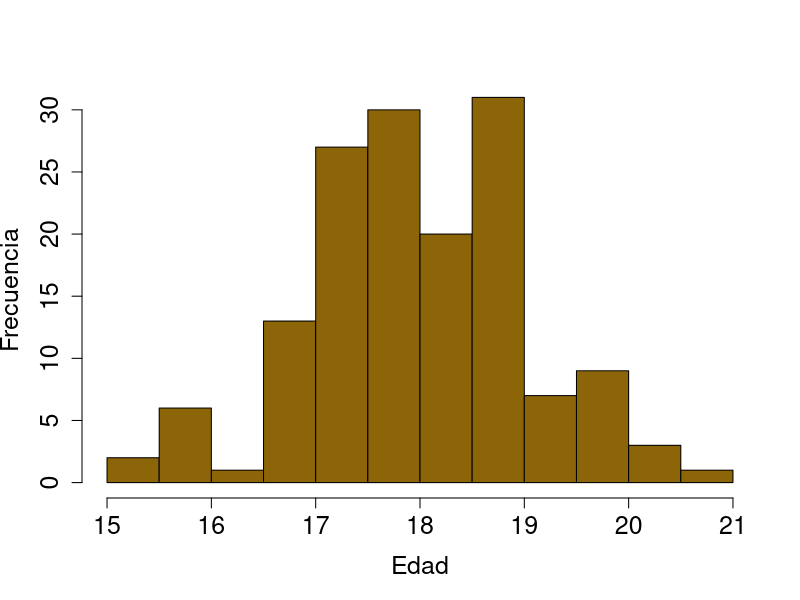
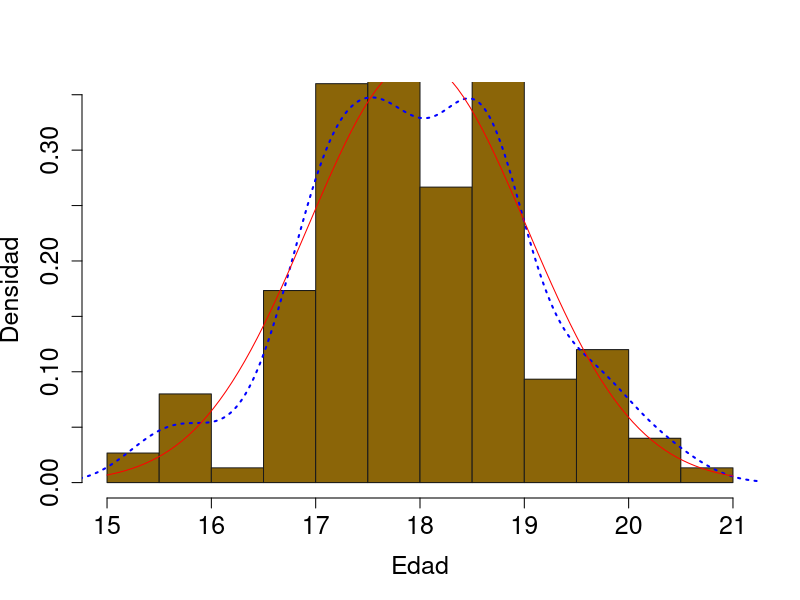
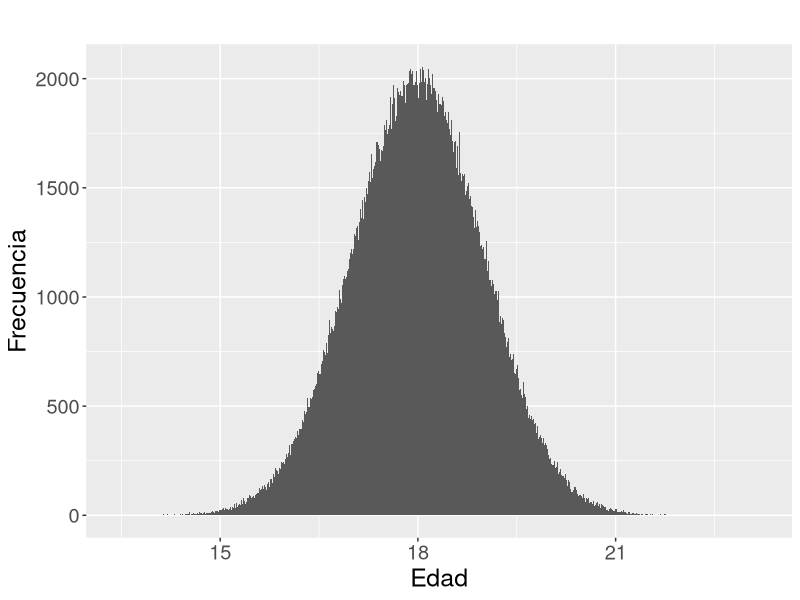
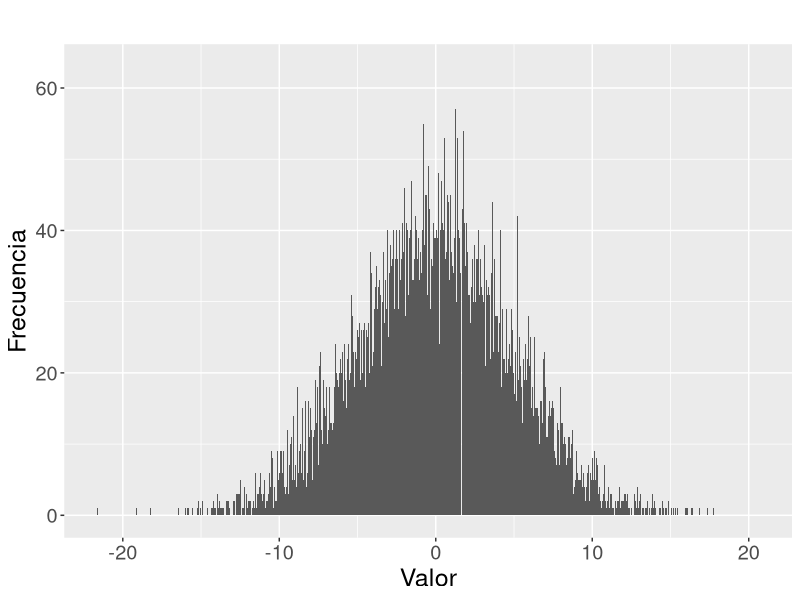
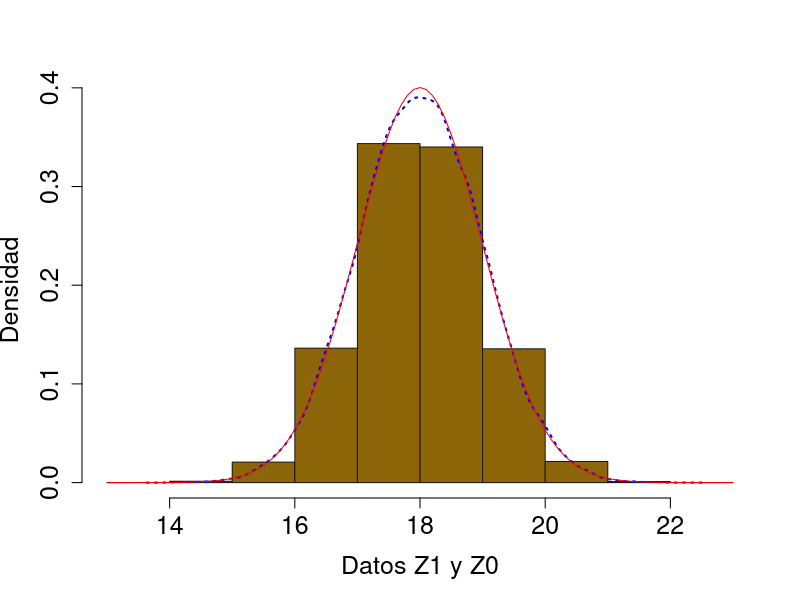
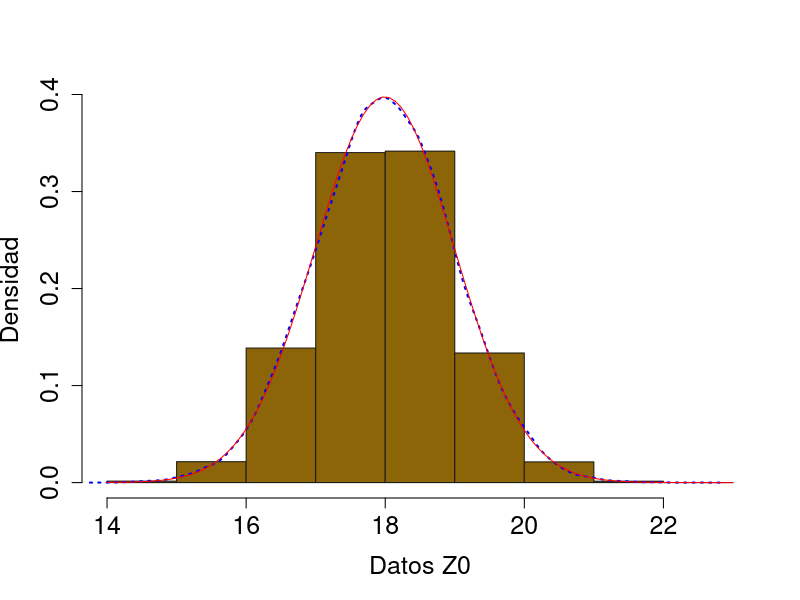
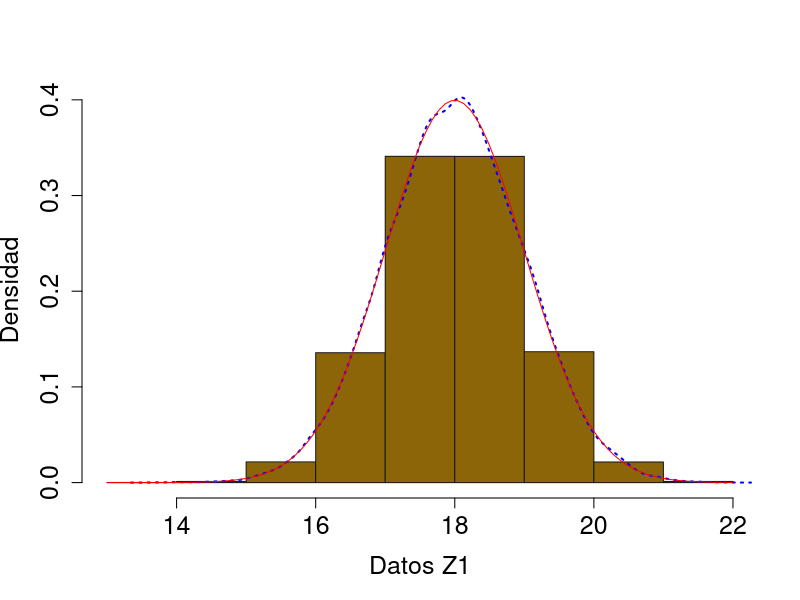
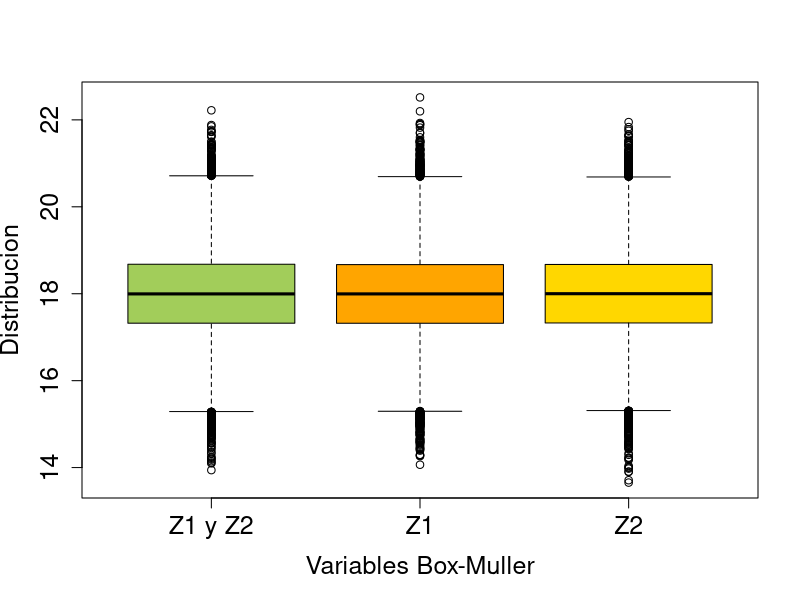

Recreate these plots in R, in order.


# cargar ggplot2
 # install.packages("ggplot2")
  library(ggplot2)
  
      #Medoto de Gauss con ambas variables
          gaussian = function(mu, sigma) 
          {
            u      <- runif(2);
            z0     <- sqrt(-2 * log(u[1])) * cos(2 * pi * u[2]);
            z1     <- sqrt(-2 * log(u[1])) * sin(2 * pi * u[2]);
            datos  <- c(z0, z1);
            return (sigma * datos + mu);
           }
      #Medoto de Gauss con solo la variable ZO
          gaussianSingle_1 = function(mu, sigma) 
          {
            u      <- runif(2);
            z0     <- sqrt(-2 * log(u[1])) * cos(2 * pi * u[2]);
            datos  <- c(z0);
            return (sigma * datos + mu);
          }
      #Medoto de Gauss con solo la variable Z1
          gaussianSingle_2 = function(mu, sigma) 
          {
            u      <- runif(2);
            z1     <- sqrt(-2 * log(u[1])) * sin(2 * pi * u[2]);
            datos  <- c(z1);
            return (sigma * datos + mu);
          }
      #Medoto de Gauss con solo la variable ZO
          gaussianSingle_1_UnaVariable = function(mu, sigma) 
          {
            u      <- runif(1);
            z0     <- sqrt(-2 * log(u[1])) * cos(2 * pi * u[1]);
            datos  <- c(z0);
            return (sigma * datos + mu);
          }
      #Medoto de Gauss con solo la variable Z1
          gaussianSingle_2_UnaVariable = function(mu, sigma) 
          {
            u      <- runif(1);
            z1     <- sqrt(-2 * log(u[1])) * sin(2 * pi * u[1]);
            datos  <- c(z1);
            return (sigma * datos + mu);
          }
      #Medoto de Gauss con ambas variables siendo una dependiente de la otra
          gaussianCuadrado = function(mu, sigma) 
          {
            u      <- runif(1);
            u_2    <- u * u;
            z0     <- sqrt(-2 * log(u)) * cos(2 * pi * u_2 );
            z1     <- sqrt(-2 * log(u)) * sin(2 * pi * u_2 );
            datos  <- c(z0, z1);
            return (sigma * datos + mu);
          }    
      #Metodo Generador congruencial
          uniforme = function(n, semilla) 
          {
            a = 11551
            c = 27077
            m = 39709
            datos = numeric()
            x     = semilla
            while (length(datos) < n) 
            {
              x     = (a * x + c) %% m
              datos = c(datos, x)
            }
            return(datos / (m - 1))
          }
          
          #summary(uniforme(5000, 27))
          
          #Simular encuesta de 50 alumnos de una escuela con un promedio de 18 anios    
            Promedio       <- 18
            Edad           <- rnorm(150   ,Promedio,1)
            Edad_2         <- rnorm(500000,Promedio,1)
            Numeros        <- rnorm(50000 ,0       ,5)

            Data_Alumnos   <- data.frame(Edad)
            Data_Alumnos_2 <- data.frame(Edad_2)
            Data_Numeros   <- data.frame(Numeros)

          # 1 )  Histograma de frecuencia de alumnos con un promedio de 18 anios

                png(filename  = "Frecuencia.png",
                       width  = 600             ,
                       height = 400)

                opar=par(ps=18)
                      H    = hist(Data_Alumnos$Edad,
                      main = "",
                      xlab = "Edad",
                      ylab = "Frecuencia",
                      col  = "darkgoldenrod4")

          # 2 ) Histograma de la densidad de alumnos con un promedio de 18 anios

                tmp           <- density(Edad)

                png(filename  = "Densidad.png",
                       width  = 600             ,
                       height = 400)

                opar=par(ps=18)

                hist(Data_Alumnos$Edad,
                     breaks = 10,
                     prob   = TRUE,
                     ylim   = c(0, max(tmp$y)) ,
                     col    = "darkgoldenrod4",
                     border = "gray10",
                     xlab   = 'Edad',
                     ylab   = 'Densidad',
                     main   = '',
                    freq   = FALSE)

                lines(tmp,
                      col   = "blue",
                      lty   = 3     ,
                      lwd   = 2)


                curve(dnorm(x,
                            mean = mean(Data_Alumnos$Edad),
                            sd   = sd(Data_Alumnos$Edad)) ,
                            add  = TRUE                   ,
                            col  = "red")
#             
          # 3 )  hacer un histograma en ggplot2 de una poblacion de 500000
            
                png(filename  = "Ideal.png",
                      width  = 600        ,
                      height = 400)
                opar=par(ps=18)
                ggplot(data       = Data_Alumnos_2  ,
                      mapping    = aes(x = Edad_2))   +
                      geom_histogram(binwidth = 0.01) +
                      theme(text = element_text(size= 18) ) +
                      labs(title = '',
                           x     = 'Edad',
                           y     = 'Frecuencia'
                )

          # 4 )  hacer un histograma con una media de alto valor haciendo una situacion heterogenea
            
                png(filename  = "Heterogenea.png",
                      width  = 600        ,
                      height = 400)
                opar=par(ps=10)  # Make text 18 point
                ggplot(data = Data_Numeros,
                      mapping = aes(x = Numeros))     +
                      geom_histogram(binwidth = 0.01) +
                      theme(text = element_text(size= 18) ) +
                      labs(title = '',
                           x     = 'Valor',
                           y     = 'Frecuencia'
                 )
          # 5 ) obtener una distribucion normal del metodo Box-muller de 2 variables


                Edades <- numeric()
                for(i in 1:(50000/2))
                {
                  variables      <- gaussian(18, 1)
                  Edades         <- c(Edades,variables)
                }

                Alumnos_1   <- data.frame(Edades)
                tmp         <- density(Alumnos_1$Edades)

                png(filename  = "BoxMuller.png",
                       width  = 600        ,
                       height = 800)

                opar=par(ps=18)
                hist(Alumnos_1$Edades          ,
                     prob   = TRUE,
                     ylim   = c(0, max(tmp$y)) ,
                     breaks = 10,
                     col    = "darkgoldenrod4",
                     border = "gray10",
                     xlab   = 'Datos Z1 y Z0',
                     ylab   = 'Densidad',
                     main   = '',
                     freq   = FALSE)

                lines(tmp,
                      col   = "blue",
                      lty   = 3     ,
                      lwd   = 2)

                curve(dnorm(x,
                            mean = mean(Alumnos_1$Edades),
                            sd   = sd(Alumnos_1$Edades)) ,
                      add =TRUE,
                      col ="red")
                
          # 6 ) obtener una distribucion normal del metodo Box-muller de 1 variable Z0 
                

                  Edades <- numeric()
                  for(i in 1:(50000))
                  {
                    variables      <- gaussianSingle_1(18, 1)
                    Edades         <- c(Edades,variables)
                  }

                  Alumnos_2   <- data.frame(Edades)
                  tmp         <- density(Alumnos_2$Edades)

                  png(filename  = "BoxMuller_z0.png",
                      width  = 600                  ,
                      height = 800)

                  opar=par(ps=18)
                  hist(Alumnos_2$Edades          ,
                       prob   = TRUE,
                       ylim   = c(0, max(tmp$y)) ,
                       breaks = 10,
                       col    = "darkgoldenrod4",
                       border = "gray10",
                       xlab   = 'Datos Z0',
                       ylab   = 'Densidad',
                       main   = '',
                       freq   = FALSE)

                  lines(tmp,
                        col   = "blue",
                        lty   = 3     ,
                        lwd   = 2)

                  curve(dnorm(x,
                              mean = mean(Alumnos_2$Edades),
                              sd   = sd(Alumnos_2$Edades)) ,
                        add =TRUE,
                        col ="red")



                  test <- shapiro.test(runif(100)) # Creamos una variable con distribucion uniforme (no normal) con 100 valores
                  print(test)


                 
          # 7 ) obtener una distribucion normal del metodo Box-muller de 1 variable Z1


                    Edades <- numeric()
                    for(i in 1:(50000))
                    {
                      variables      <- gaussianSingle_2(18, 1)
                      Edades         <- c(Edades,variables)
                    }

                    Alumnos_3   <- data.frame(Edades)
                    tmp         <- density(Alumnos_3$Edades)

                    png(filename  = "BoxMuller_z1.png",
                        width  = 600        ,
                        height = 800)

                    opar=par(ps=18)
                    hist(Alumnos_3$Edades          ,
                         prob   = TRUE,
                         ylim   = c(0, max(tmp$y)) ,
                         breaks = 10,
                         col    = "darkgoldenrod4",
                         border = "gray10",
                         xlab   = 'Datos Z1',
                         ylab   = 'Densidad',
                         main   = '',
                         freq   = FALSE)

                    lines(tmp,
                          col   = "blue",
                          lty   = 3     ,
                          lwd   = 2)

                  curve(dnorm(x,
                              mean = mean(Alumnos_3$Edades),
                              sd   = sd(Alumnos_3$Edades)) ,
                        add =TRUE,
                        col ="red")



                  test <- shapiro.test(sample(Edades, 5000, replace = TRUE))
                  print(test)

                  png(filename  = "BoxplotVariables.png",
                      width  = 600        ,
                      height = 800)
                  opar=par(ps=18)
                  boxplot(Alumnos_1$Edades,
                          Alumnos_2$Edades,
                          Alumnos_3$Edades,
                          names       = c("Z1 y Z2","Z1","Z2"),
                          xlab        = "Variables Box-Muller",
                          ylab        = "Distribucion",
                          col         = c("darkolivegreen3","orange","gold"),
                          border      =  "black",
                          horizontal  =
                          FALSE,notch      = FALSE)

         # # 8 ) obtener una distribucion normal del metodo Box-muller de 1 variable Z0 con solo una variable uniforme


                 Edades <- numeric()
                 for(i in 1:(50000/2))
                 {
                   variables      <- gaussianSingle_1_UnaVariable(18, 1)
                   Edades         <- c(Edades,variables)
                 }

                 Alumnos_4   <- data.frame(Edades)
                 tmp         <- density(Alumnos_4$Edades)

                png(filename  = "BoxMuller_z1_variable_1.png",
                    width  = 600        ,
                    height = 800)

                 opar=par(ps=18)
                 hist(Alumnos_4$Edades          ,
                      prob   = TRUE,
                      ylim   = c(0, max(tmp$y)) ,
                      breaks = 10,
                      col    = "darkgoldenrod4",
                      border = "gray10",
                      xlab   = 'Datos Z0',
                      ylab   = 'Densidad',
                       main   = '',
                       freq   = FALSE)
 
                  lines(tmp,
                        col   = "blue",
                        lty   = 3     ,
                        lwd   = 2)
 
                  curve(dnorm(x,
                              mean = mean(Alumnos_4$Edades),
                              sd   = sd(Alumnos_4$Edades)) ,
                        add =TRUE,
                        col ="red")


        # # 9 ) obtener una distribucion normal del metodo Box-muller de 1 variable Z1 con solo una variable uniforme


                  Edades <- numeric()
                  for(i in 1:(50000/2))
                  {
                    variables      <- gaussianSingle_2_UnaVariable(18, 1)
                    Edades         <- c(Edades,variables)
                  }
                  
                  Alumnos_5   <- data.frame(Edades)
                  tmp         <- density(Alumnos_5$Edades)
                  
                  png(filename  = "BoxMuller_z1_variable_2.png",
                      width  = 600        ,
                      height = 800)
                  
                  opar=par(ps=18)
                  hist(Alumnos_4$Edades          ,
                       prob   = TRUE,
                       ylim   = c(0, max(tmp$y)) ,
                       breaks = 10,
                       col    = "darkgoldenrod4",
                       border = "gray10",
                       xlab   = 'Datos Z1',
                       ylab   = 'Densidad',
                       main   = '',
                       freq   = FALSE)
                  
                  lines(tmp,
                        col   = "blue",
                        lty   = 3     ,
                        lwd   = 2)
                  
                  curve(dnorm(x,
                              mean = mean(Alumnos_5$Edades),
                              sd   = sd(Alumnos_5$Edades)) ,
                        add =TRUE,
                        col ="red")


           # 9 ) obtener una distribucion normal del metodo Box-muller con ambas variables uniformes pero una dependiente de la otra


                  Edades <- numeric()
                  for(i in 1:(50000/2))
                  {
                    variables      <- gaussianCuadrado(18, 1)
                    Edades         <- c(Edades,variables)
                  }
                  
                  Alumnos_6   <- data.frame(Edades)
                  tmp         <- density(Alumnos_6$Edades)
                  
                  png(filename  = "Dependiente.png",
                      width  = 600        ,
                      height = 800)
                  
                  opar=par(ps=18)
                  hist(Alumnos_6$Edades          ,
                       prob   = TRUE,
                       ylim   = c(0, max(tmp$y)) ,
                       breaks = 10,
                       col    = "burlywood",
                       border = "gray10",
                       xlab   = 'Datos',
                       ylab   = 'Densidad',
                       main   = '',
                       freq   = FALSE)
                  
                  lines(tmp,
                        col   = "blue",
                        lty   = 3     ,
                        lwd   = 2)
                  
                  curve(dnorm(x,
                              mean = mean(Alumnos_6$Edades),
                              sd   = sd(Alumnos_6$Edades)) ,
                        add =TRUE,
                        col ="red")
                  
 # 10 ) obtener una distribucion uniforme con el metodo ge generacion congruencial
          

         
          UniformeCongruencial      <- uniforme(5000, 30)
          Uniforme                  <- runif(5000)
          

        

          png(filename  = "Uniforme.png",
          width  = 600        ,
          height = 900)

          opar=par(ps=18)
          hist(Uniforme         ,
               breaks = 10,
               col    = "powderblue",
               border = "gray10",
               xlab   = 'Datos',
               ylab   = 'Frecuencia',
               main   = '')
          
          png(filename  = "UniformeCongruencial.png",
              width  = 600        ,
              height = 900)
          
          opar=par(ps=18)
          hist(UniformeCongruencial ,
               breaks = 10,
               col    = "orangered3",
               border = "gray10",
               xlab   = 'Datos',
               ylab   = 'Frecuencia',
               main   = '')
       
            while (!is.null(dev.list()))  dev.off()